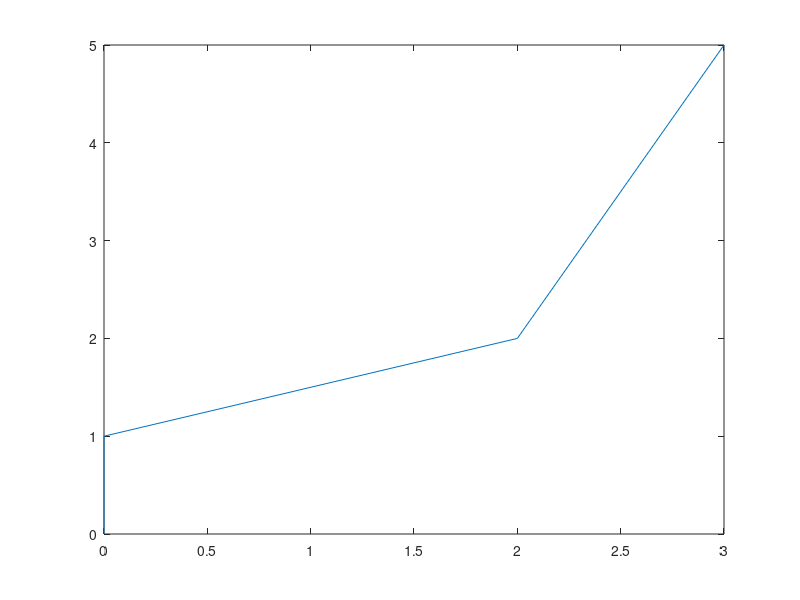

Write MATLAB code to recreate this figure.
%% Desired parameters
tra_x = [0 0 2 3];
tra_y = [0 1 2 5];
%tra_y = [14 17 18 21 19 17 15 12 10 7 6 4 3 0];
init_pos = [2 0];
init_angle = 1.56;
plot(tra_x, tra_y);
slope = [];   %Tao mang trong cho du lieu goc nghieng a     
d = [];    % Tao mang trong de so sanh khoang cach
for i = 2 : length(tra_x)
    slope(i) = atan((tra_y(i)-tra_y(i-1))/(tra_x(i)-tra_x(i-1))); % Tinh goc nghieng a = tan alpha
  if ((tra_x(i)-tra_x(i-1)) < 0)
      slope(i) = pi + slope(i);
  end
  if (slope(i) < 0)
      slope(i) = slope(i) + 2*pi;
  end
end
for i = 1: length(tra_x)
   d(i) = sqrt((init_pos(1)-tra_x(i))^2 + (init_pos(2)-tra_y(i))^2);
   % Khoang cach duoc tinh tu diem xuat phat den tat ca cac diem trong quy
   % dao
end
[~, i_min] = min(d); % Tim ra vi tri co khoang cach ngan nhat
start_index = i_min(1);